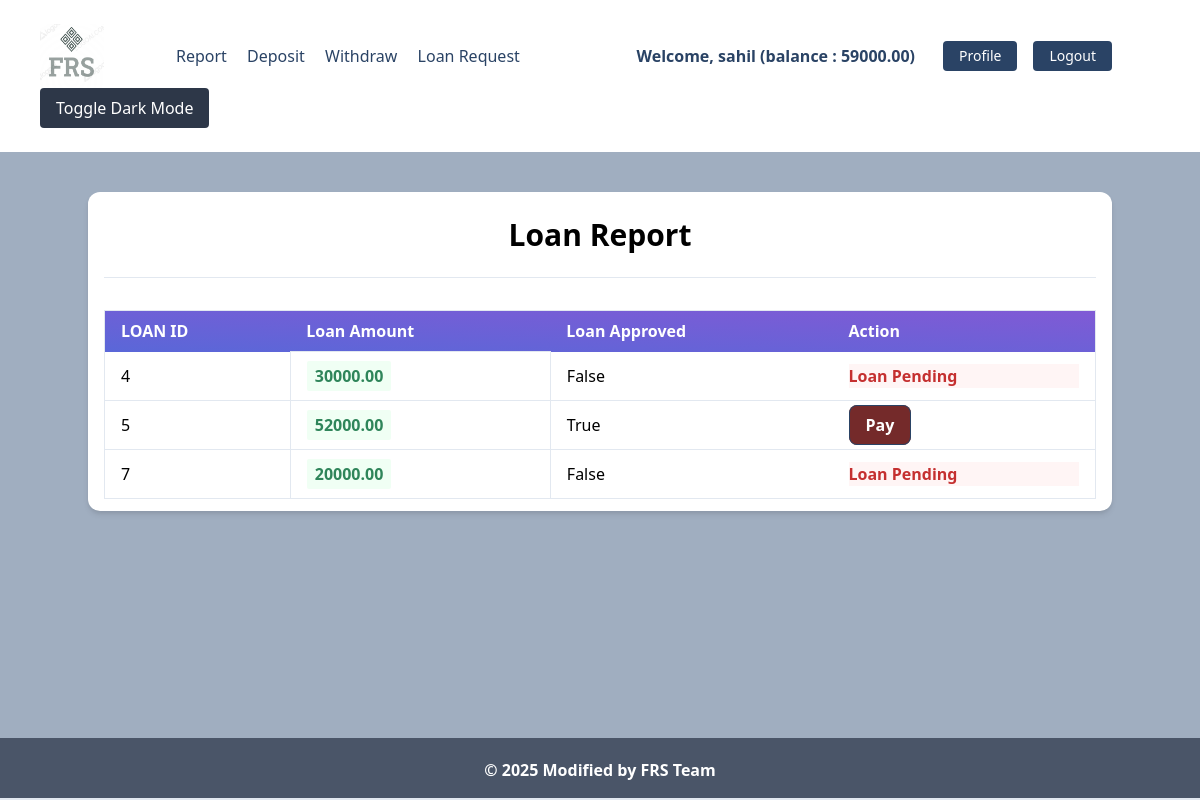
/transactions/loans/ (signed in), run on the app's committed database.
### accounts/models.py (models this page shows, shortened)
class UserBankAccount(models.Model):
    user = models.OneToOneField(User, related_name='account', on_delete=models.CASCADE)
    account_type = models.CharField(max_length=10, choices=ACCOUNT_TYPE)
    account_no = models.IntegerField(unique=True) # account no duijon user er kokhono same hobe na
    birth_date = models.DateField(null=True, blank=True)
    gender = models.CharField(max_length=10, choices=GENDER_TYPE)
    initial_deposite_date = models.DateField(auto_now_add=True)
    balance = models.DecimalField(default=0, max_digits=12, decimal_places=2) # ekjon user 12 digit obdi taka rakhte parbe, dui doshomik ghor obdi rakhte parben 1000.50

### transactions/models.py (models this page shows)
class Transaction(models.Model):
    account = models.ForeignKey(UserBankAccount, related_name = 'transactions', on_delete = models.CASCADE) # ekjon user er multiple transactions hote pare
    amount = models.DecimalField(decimal_places=2, max_digits = 12)
    balance_after_transaction = models.DecimalField(decimal_places=2, max_digits = 12)
    transaction_type = models.IntegerField(choices=TRANSACTION_TYPE)
    timestamp = models.DateTimeField(auto_now_add=True) # jokhon transaction hobe tokhon ei time save hobe
    loan_approve = models.BooleanField(default=False)
    class Meta:
        ordering = ['timestamp']  # built in ordering to order the timestamp in ascending order

### transactions/views.py (the view)
# urls.py: path("loans/", LoanListView.as_view(), name="loan_list"),
class LoanListView(LoginRequiredMixin,ListView):
    model = Transaction
    template_name = 'loan_request.html'
    context_object_name = 'loans' # loan list ta ei loans context er moddhe thakbe
    def get_queryset(self):
        user_account = self.request.user.account
        queryset = Transaction.objects.filter(account=user_account,transaction_type=3)
        print(queryset)
        return queryset

### transactions/templates/loan_request.html (shortened to what this page needs)
{% extends 'base.html' %}
{% block content %}
<div class="my-10 py-3 px-4 bg-white rounded-xl shadow-md">
  <h1 class="font-bold text-3xl text-center pb-5 pt-2">Loan Report</h1>
  <hr />
  <table
    class="table-auto mx-auto w-full px-5 rounded-xl mt-8 border dark:border-neutral-500"
  >
    <thead class="bg-purple-900 text-white text-left">
      <tr
        class="bg-gradient-to-tr from-indigo-600 to-purple-600 rounded-md py-2 px-4 text-white font-bold"
      >
        <th class="px-4 py-2">LOAN ID</th>
        <th class="px-4 py-2">Loan Amount</th>
        <th class="px-4 py-2">Loan Approved</th>
        <th class="px-4 py-2">Action</th>
      </tr>
    </thead>
    <tbody>
      {% for loan in loans %}
      <tr class="border-b dark:border-neutral-500">
        <td class="px-4 py-2">
         {{ loan.id }}
        </td>
        <td class="px-4 py-3 text-s border">
          <span
            class="px-2 py-1 font-bold leading-tight rounded-sm text-green-700 bg-green-100"
          >
            {{ loan.amount }}
          </span>
        </td>
        <td class="px-4 py-2">
          {{ loan.loan_approve }}
        </td>
        <td class="px-4 py-2">
          {% if loan.loan_approve %}
          <a class="font-bold bg-red-900 text-white hover:text-blue-900 hover:bg-white border border-blue-900 font-bold px-4 py-2 rounded-lg" href='{% url "pay" loan.id %}'>Pay</a>
          {% else %}
          <p class="font-bold text-red-700 bg-red-100">Loan Pending</p>
          {% endif %}
        </td>
      </tr>
      {% endfor %}
    </tbody>
  </table>
</div>
{% endblock %}

### base/templates/base.html (shortened to what this page needs)
{% load static %}
<!DOCTYPE html>
<html lang="en">
    <head>
        <link href="https://unpkg.com/tailwindcss@^1.0/dist/tailwind.min.css" rel="stylesheet">
        <link rel="stylesheet" href="{% static 'css/darkmode.css' %}">
    </head>
    <body class="bg-gray-500 ">
        {% include 'navbar.html' %}
        {% block body %}
            <div class="lg:container lg:mx-auto" id="main">
                {% block content %}
                {% endblock %}
            </div>
            {% include 'footer.html' %}
        {% endblock %}
    </body>
</html>

### base/templates/navbar.html (shortened to what this page needs)
{% load static %}
<nav class="flex items-center justify-between flex-wrap bg-white p-6 px-10">
    <div class="flex items-center flex-shrink-0 text-white mr-6">
        <a href="/" class="flex items-center">
            <img src="{% static 'images/frs.png' %}" alt="FRS Bank" class="h-16 w-16 mr-2 filter brightness-50 hover:brightness-75 transition duration-300 ease-in-out">
        </a>
    </div>
    <div class="w-full block flex-grow lg:flex lg:items-center lg:w-auto px-10">
        {% if request.user.is_authenticated %}
            <div class="text-md lg:flex-grow">
                <a href="{% url 'transaction_report' %}" class="block mt-4 lg:inline-block lg:mt-0 text-blue-900 hover:text-red-900 hover:font-black mr-4">
                    Report
                </a>
                <a href="{% url 'deposit_money' %}" class="block mt-4 lg:inline-block lg:mt-0 text-blue-900 hover:text-red-900 hover:font-black mr-4">
                    Deposit
                </a>
                <a href="{% url 'withdraw_money' %}" class="block mt-4 lg:inline-block lg:mt-0 text-blue-900 hover:text-red-900 hover:font-black mr-4">
                    Withdraw
                </a>
                <a href="{% url 'loan_request' %}" class="block mt-4 lg:inline-block lg:mt-0 text-blue-900 hover:text-red-900 hover:font-black mr-4">
                    Loan Request
                </a>
            </div>
            <div class="flex w-auto">
                <div class="text-blue-900 my-auto font-black px-5">Welcome, {{ request.user.first_name }} (balance : {{request.user.account.balance}}) </div>
                <a href="{% url 'profile' %}" class="mx-2 inline-block font-medium text-sm px-4 py-2 leading-none bg-blue-900 rounded text-white border-white hover:border-transparent hover:text-dark hover:bg-red-700 mt-4 lg:mt-0">Profile</a>
                <a href="{% url 'logout' %}" class="mx-2 inline-block font-medium text-sm px-4 py-2 leading-none bg-blue-900 rounded text-white border-white hover:border-transparent hover:text-dark hover:bg-red-700 mt-4 lg:mt-0">Logout</a>
            </div>
        {% endif %}
    </div>
    <div>
        <button id="dark-mode-toggle" class="bg-gray-800 text-white rounded py-2 px-4">Toggle Dark Mode</button>
    </div>
</nav>

### base/templates/footer.html
<footer class="footer bg-gray-700 text-white relative border-b-2 mt-10">
    <div class="container mx-auto px-6">
        <div class="mt-5 flex flex-col items-center">
            <div class="sm:w-2/3 text-center py-0 pb-2">
                <p class="text-md text-white font-bold mb-2">
                    © {% now "Y" %} Modified by FRS Team
                </p>
            </div>
        </div>
    </div>
</footer>

### base/templates/base.html (style rules this page uses)
footer { position: fixed !important; bottom: 0 !important; width: 100%; }

### data on the page
Transaction: id "4", amount "30000.00", loan_approve "False", shows "Loan Pending"
Transaction: id "5", amount "52000.00", loan_approve "True", shows "Pay"
Transaction: id "7", amount "20000.00", loan_approve "False", shows "Loan Pending"

### other printed values
{{ request.user.first_name }} "sahil"
{{ request.user.account.balance }} "59000.00"
